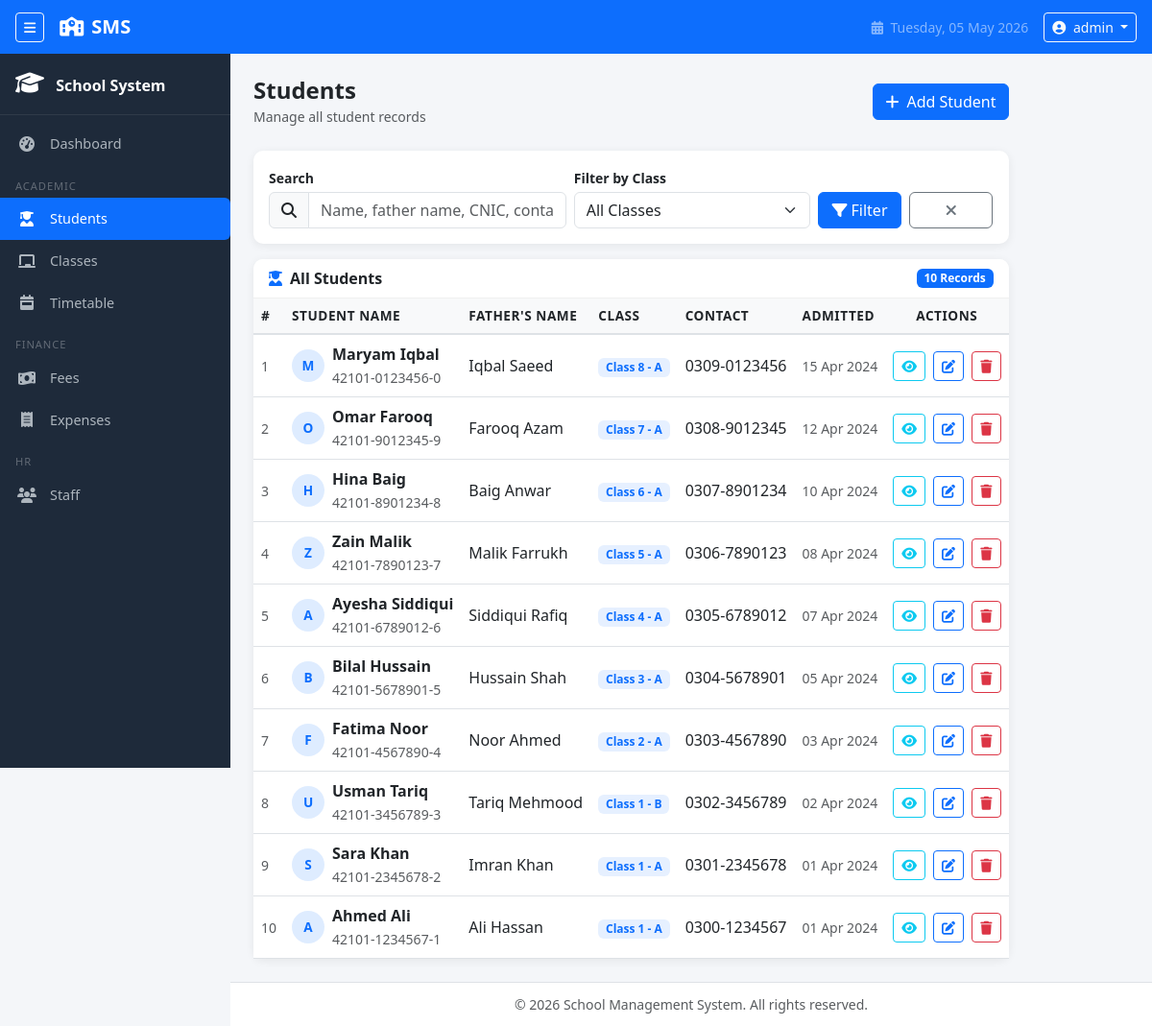
/modules/students/index.php (signed in), run on the app's committed database.
### tables this page shows
CREATE TABLE IF NOT EXISTS students (
    id              INT(11)         NOT NULL AUTO_INCREMENT,
    name            VARCHAR(150)    NOT NULL,
    father_name     VARCHAR(150)    NOT NULL,
    cnic            VARCHAR(20)     DEFAULT NULL,    
    contact         VARCHAR(20)     DEFAULT NULL,
    address         TEXT            DEFAULT NULL,
    class_id        INT(11)         NOT NULL,
    admission_date  DATE            NOT NULL,
    created_at      TIMESTAMP       NOT NULL DEFAULT CURRENT_TIMESTAMP,
    PRIMARY KEY (id),
    CONSTRAINT fk_student_class
        FOREIGN KEY (class_id)
        REFERENCES classes(id)
        ON DELETE RESTRICT
        ON UPDATE CASCADE
);

CREATE TABLE IF NOT EXISTS classes (
    id          INT(11)         NOT NULL AUTO_INCREMENT,
    name        VARCHAR(100)    NOT NULL,            
    section     VARCHAR(10)     DEFAULT NULL,        
    fee         DECIMAL(10,2)   NOT NULL DEFAULT 0.00,
    created_at  TIMESTAMP       NOT NULL DEFAULT CURRENT_TIMESTAMP,
    PRIMARY KEY (id)
);

### modules/students/index.php (the view, shortened to what this page needs)
<?php
require_once '../../includes/header.php';
require_once '../../includes/sidebar.php';
require_once '../../config/db.php';
$search   = trim($_GET['search']   ?? '');
$class_id = (int)($_GET['class_id'] ?? 0);
$where = "WHERE 1=1";
$sql = "
    SELECT
        s.id, s.name, s.father_name, s.cnic,
        s.contact, s.admission_date,
        c.name    AS class_name,
        c.section AS class_section
    FROM students s
    JOIN classes c ON s.class_id = c.id
    {$where}
    ORDER BY s.id DESC
";
$stmt = mysqli_prepare($conn, $sql);
mysqli_stmt_execute($stmt);
$students = mysqli_stmt_get_result($stmt);
?>
<div class="d-flex align-items-center justify-content-between mb-4">
    <div>
        <h4 class="fw-bold mb-0">Students</h4>
        <small class="text-muted">Manage all student records</small>
    </div>
    <a href="add.php" class="btn btn-primary">
        <i class="fas fa-plus me-2"></i>Add Student
    </a>
</div>
<div class="card mb-3">
    <div class="card-body py-3">
        <form method="GET" action="index.php" class="row g-2 align-items-end">
            <div class="col-md-5">
                <label class="form-label small fw-semibold mb-1">Search</label>
                <div class="input-group">
                    <span class="input-group-text"><i class="fas fa-search"></i></span>
                    <input
                        type="text"
                        name="search"
                        class="form-control"
                        placeholder="Name, father name, CNIC, contact..."
                        value="<?= htmlspecialchars($search) ?>"
                    >
                </div>
            </div>
            <div class="col-md-4">
                <label class="form-label small fw-semibold mb-1">Filter by Class</label>
                <select name="class_id" class="form-select">
                    <option value="0">All Classes</option>
                </select>
            </div>
            <div class="col-md-3 d-flex gap-2">
                <button type="submit" class="btn btn-primary w-100">
                    <i class="fas fa-filter me-1"></i>Filter
                </button>
                <a href="index.php" class="btn btn-outline-secondary w-100">
                    <i class="fas fa-times"></i>
                </a>
            </div>
        </form>
    </div>
</div>
<div class="card">
    <div class="card-header d-flex align-items-center justify-content-between">
        <span><i class="fas fa-user-graduate me-2 text-primary"></i>All Students</span>
        <span class="badge bg-primary"><?= mysqli_num_rows($students) ?> Records</span>
    </div>
    <div class="card-body p-0">
        <?php if (mysqli_num_rows($students) === 0): ?>
            <div class="text-center text-muted py-5">
                <i class="fas fa-user-graduate fa-3x mb-3 d-block opacity-25"></i>
                <?= !empty($search) || $class_id > 0
                    ? 'No students match your search.'
                    : 'No students found. <a href="add.php">Add your first student</a>.' ?>
            </div>
        <?php else: ?>
        <div class="table-responsive">
            <table class="table table-hover align-middle mb-0">
                <thead>
                    <tr>
                        <th>#</th>
                        <th>Student Name</th>
                        <th>Father's Name</th>
                        <th>Class</th>
                        <th>Contact</th>
                        <th>Admitted</th>
                        <th class="text-center">Actions</th>
                    </tr>
                </thead>
                <tbody>
                    <?php $i = 1; while ($row = mysqli_fetch_assoc($students)): ?>
                    <tr>
                        <td class="text-muted small"><?= $i++ ?></td>
                        <td>
                            <div class="d-flex align-items-center gap-2">
                                <div class="avatar-circle">
                                    <?= strtoupper(substr($row['name'], 0, 1)) ?>
                                </div>
                                <div>
                                    <div class="fw-semibold"><?= htmlspecialchars($row['name']) ?></div>
                                    <small class="text-muted"><?= htmlspecialchars($row['cnic'] ?? '—') ?></small>
                                </div>
                            </div>
                        </td>
                        <td><?= htmlspecialchars($row['father_name']) ?></td>
                        <td>
                            <span class="badge bg-primary bg-opacity-10 text-primary fw-semibold">
                                <?= htmlspecialchars($row['class_name']) ?>
                                <?= $row['class_section'] ? '- ' . htmlspecialchars($row['class_section']) : '' ?>
                            </span>
                        </td>
                        <td><?= htmlspecialchars($row['contact'] ?? '—') ?></td>
                        <td class="text-muted small">
                            <?= date('d M Y', strtotime($row['admission_date'])) ?>
                        </td>
                        <td class="text-center">
                            <a href="view.php?id=<?= $row['id'] ?>"
                               class="btn btn-sm btn-outline-info me-1" title="View">
                                <i class="fas fa-eye"></i>
                            </a>
                            <a href="edit.php?id=<?= $row['id'] ?>"
                               class="btn btn-sm btn-outline-primary me-1" title="Edit">
                                <i class="fas fa-edit"></i>
                            </a>
                            <button
                                class="btn btn-sm btn-outline-danger" title="Delete"
                                onclick="confirmDelete(<?= $row['id'] ?>, '<?= htmlspecialchars($row['name'], ENT_QUOTES) ?>')"
                            >
                                <i class="fas fa-trash"></i>
                            </button>
                        </td>
                    </tr>
                    <?php endwhile; ?>
                </tbody>
            </table>
        </div>
        <?php endif; ?>
    </div>
</div>
<?php require_once '../../includes/footer.php'; ?>

### assets/css/style.css (style rules this page uses)
:root { --sidebar-width: 240px; --sidebar-collapsed: 68px; --navbar-height: 56px; --sidebar-bg: #1e2a3a; --sidebar-hover: #2c3e50; --sidebar-active: #0d6efd; --sidebar-text: #adb5bd; --sidebar-text-active: #ffffff; }
body { background-color: #f4f6f9; padding-top: var(--navbar-height); font-family: 'Segoe UI', sans-serif; }
.card { border: none; border-radius: 10px; box-shadow: 0 2px 10px rgba(0,0,0,0.07); }
.card-header { background-color: #fff; border-bottom: 1px solid #f0f0f0; font-weight: 600; border-radius: 10px 10px 0 0 !important; }
.table thead th { background-color: #f8f9fa; font-weight: 600; font-size: 0.85rem; text-transform: uppercase; letter-spacing: 0.04em; border-bottom: 2px solid #dee2e6; }

### modules/students/index.php (style rules this page uses)
.avatar-circle { width: 34px; height: 34px; border-radius: 50%; background: #0d6efd22; color: #0d6efd; font-weight: 700; font-size: 0.85rem; display: flex; align-items: center; justify-content: center; flex-shrink: 0; }

### data on the page
students: name "M", name "Maryam Iqbal", cnic "42101-0123456-0", father_name "Iqbal Saeed", class.name "Class 8", class.section "A", contact "0309-0123456", admission_date "15 Apr 2024"
students: name "O", name "Omar Farooq", cnic "42101-9012345-9", father_name "Farooq Azam", class.name "Class 7", class.section "A", contact "0308-9012345", admission_date "12 Apr 2024"
students: name "H", name "Hina Baig", cnic "42101-8901234-8", father_name "Baig Anwar", class.name "Class 6", class.section "A", contact "0307-8901234", admission_date "10 Apr 2024"
students: name "Z", name "Zain Malik", cnic "42101-7890123-7", father_name "Malik Farrukh", class.name "Class 5", class.section "A", contact "0306-7890123", admission_date "08 Apr 2024"
students: name "A", name "Ayesha Siddiqui", cnic "42101-6789012-6", father_name "Siddiqui Rafiq", class.name "Class 4", class.section "A", contact "0305-6789012", admission_date "07 Apr 2024"
students: name "B", name "Bilal Hussain", cnic "42101-5678901-5", father_name "Hussain Shah", class.name "Class 3", class.section "A", contact "0304-5678901", admission_date "05 Apr 2024"
students: name "F", name "Fatima Noor", cnic "42101-4567890-4", father_name "Noor Ahmed", class.name "Class 2", class.section "A", contact "0303-4567890", admission_date "03 Apr 2024"
students: name "U", name "Usman Tariq", cnic "42101-3456789-3", father_name "Tariq Mehmood", class.name "Class 1", class.section "B", contact "0302-3456789", admission_date "02 Apr 2024"
students: name "S", name "Sara Khan", cnic "42101-2345678-2", father_name "Imran Khan", class.name "Class 1", class.section "A", contact "0301-2345678", admission_date "01 Apr 2024"
students: name "A", name "Ahmed Ali", cnic "42101-1234567-1", father_name "Ali Hassan", class.name "Class 1", class.section "A", contact "0300-1234567", admission_date "01 Apr 2024"

### other printed values
$_SESSION['admin_username'] "admin"
mysqli_num_rows($students) "10"
